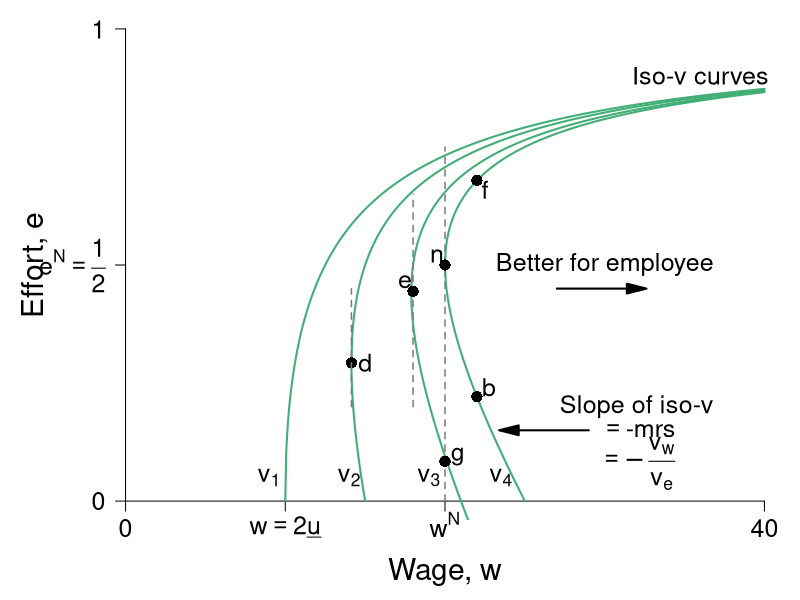

Here is the R script that generated this plot:
require(shape)
pdf(file = "employment/employment_brf_pc_leftpanelv2.pdf", width = 9, height = 7)

#Set parameters for graphics
axislabelsize <- 1.8
labelsize <- 1.5
namesize <- 1.8
annotatesize <- 1.5
graphlinewidth <- 2
segmentlinewidth <- 1.5

COL <- c("#7fc97f", "#beaed4", "#fdc086", "#ffff99", "#386cb0", "#f0027f", "#bf5b17", "#666666")
COLA <- c("#e0f3db", "#99d8c9","#66c2a4","#41ae76", "#238b45", "#005824")
COLB <- c("#c6dbef", "#4eb3d3", "#2b8cbe", "#0868ac","#084081")
COLC <- c("#fcfbfd", "#efedf5", "#dadaeb", "#bcbddc", "#9e9ac8", "#807dba", "#6a51a3", "#54278f", "#3f007d")
grays <- gray.colors(25, start = 1, end = 0)

#The equation is below when v = 0. See Wolfram Alpha output. 
isov <- function(p, delta = 5) {
  (p - delta)/p
}

isovhigh1 <- function(p, delta = 5, v = 5){
  (sqrt(p^2 - 4 * delta * v) - p + 2*v)/( 2 * v )
}

isovlow1 <- function(p, delta = 5, v = 5){
  (-sqrt(p^2 - 4 * delta * v) - p + 2*v)/( 2 * v )
}

isovhigh2 <- function(p, delta = 5, v = 10){
  (sqrt(p^2 - 4 * delta * v) - p + 2*v)/( 2 * v )
}

isovlow2 <- function(p, delta = 5, v = 10){
  (-sqrt(p^2 - 4 * delta * v) - p + 2*v)/( 2 * v )
}

isovhigh3 <- function(p, delta = 5, v = 15){
  (sqrt(p^2 - 4 * delta * v) - p + 2*v)/( 2 * v )
}

isovlow3 <- function(p, delta = 5, v = 15){
  (-sqrt(p^2 - 4 * delta * v) - p + 2*v)/( 2 * v )
}

isovhigh4 <- function(p, delta = 5, v = 15){
  (sqrt(p^2 - 4 * delta * v) - p + 2*v)/( 2 * v )
}

isovlow4 <- function(p, delta = 5, v = 15){
  (-sqrt(p^2 - 4 * delta * v) - p + 2*v)/( 2 * v )
}

brfFn <- function(w, delta = 5) {
  1 - (2*delta) /w
}

#This is evaluated for p = 12; q = 12/(8*sqrt(12^2 - 4*delta1*v1)) - 1/8 for the slope
#At p = 12; q = (-sqrt(12^2 - 4*v1*delta1) - 12 + 2*v1)/(2*v1) = 0.799
tangencyLine <- function(p){
  (p*(0.05))
}



#COL <- c("#bae4b3", "#74c476", "#238b45")
#COL <- c("#f7fcf0", "#e0f3db", "#ccebc5", "#a8ddb5", "#7bccc4", "#4eb3d3", "#2b8cbe", "#08589e")
COL <- c("#f7fcf5", "#e5f5e0", "#c7e9c0", "#a1d99b", "#74c476", "#41ab5d", "#238b45", "#005a32")
par(mar =  c(4, 5, .5, .5))

xlims <- c(0, 40)
ylims <- c(0, 1)

plot(0, 0, xlim = xlims, ylim = ylims, type = "n",
     xlab = "",
     ylab = "",
     xaxt = "n", yaxt = "n", cex.lab = axislabelsize, bty = "n")

mtext(expression(paste("Wage, ", w)), side=1, line = 2.5, cex = axislabelsize)
text(-5.7, ylims[2] - 0.5*(ylims[2] - ylims[1]), expression(paste("Effort, ", e)), xpd = TRUE, cex = axislabelsize, srt = 90) 


npts <- 500 
npts2 <- 501
#Specify the sequences of points for graphing. 
xx0 <- seq(5, xlims[2], length.out = npts)
xx1 <- seq(10, xlims[2], length.out = npts)
xx2 <- seq(xlims[1], 15, length.out = npts)
xx3 <- seq(10, xlims[2], length.out = npts2)
xx4 <- seq(xlims[1], 10, length.out = npts2)
#For below, I solved sqrt(p^2 - 200) - p + 200/p = 0, getting p = 10*sqrt(2) = 14.14214
xx5 <- seq(14.14214, xlims[2], length.out = npts2)
xx6 <- seq(14.14214, 15, length.out = npts2)


xx7 <- seq(17.889, xlims[2], length.out = npts2)
xx8 <- seq(14.5, 22, length.out = npts2)

xx9 <- seq(20, xlims[2], length.out = npts2)
xx10 <- seq(xlims[1], 25, length.out = npts2)

#Customize ticks and labels for the plot
ticksy <- c(0, 0.5, 1)
ylabels <- c(0, expression(paste(e^N == frac(1,2))), 1)
ticksx <- c(0, 10, 20, 40)
xlabels <- c(0, expression(paste(w == 2*underline("u"))), expression(paste(w^N)) , 40)
axis(1, at = ticksx, pos = 0, labels = xlabels, cex.axis = labelsize)
axis(2, at = ticksy, pos = 0, labels = ylabels, las = 1, cex.axis = labelsize)

#Annotation of the three graphs and the NE

# text(3.4, 0.05, expression(paste(v[0] == z)), cex = annotatesize)
text(9.0, 0.05, expression(paste(v[1])), cex = annotatesize)
text(14, 0.05, expression(paste(v[2])), cex = annotatesize)
text(19, 0.05, expression(paste(v[3])), cex = annotatesize)
text(23.5, 0.05, expression(paste(v[4])), cex = annotatesize)
#text(21, 0.48, expression(paste("n")), cex = annotatesize)
#text(33, 0.58, expression(paste("Best-response function")), cex = annotatesize)
text(36, 0.9, expression(paste("Iso-v curves")), cex = annotatesize)

#Lines for the coordinates of the Nash equilbrium
#segments(10, 0, 10, 0.175, lty = 2, col = grays[22], lwd = segmentlinewidth)
#segments(20, 0, 20, ylims[2], lty = 2, col = grays[20], lwd = segmentlinewidth)
#segments(0, 0.5, 20, 0.5, lty = 2, col = grays[20], lwd = segmentlinewidth)
#segments(14.14214, 0.15, 14.14214, 0.45, lty = 2, col = grays[22], lwd = segmentlinewidth)
#segments(17.889, 0.3, 17.889, 0.6, lty = 2, col = grays[22], lwd = segmentlinewidth)

#Draw the lines for the graphs
#lines(xx0, isov(xx0, delta = 5), col = COLA[4], lwd = graphlinewidth)
#lines(xx1, brfFn(xx1), col = COLA[5], lwd = graphlinewidth)
#lines(xx2, tangencyLine(xx2), col = "darkgrey", lwd = segmentlinewidth, lty = 2)
lines(xx3, isovhigh1(xx3, v = 5, delta = 5), col = COLA[4], lwd = graphlinewidth)
lines(xx4, isovlow1(xx4, v = 5, delta = 5), col = COLA[4], lwd = graphlinewidth)
lines(xx5, isovhigh2(xx5, v = 10, delta = 5), col = COLA[4], lwd = graphlinewidth)
lines(xx6, isovlow2(xx6, v = 10, delta = 5), col = COLA[4], lwd = graphlinewidth)
lines(xx7, isovhigh3(xx7, v = 16, delta = 5), col = COLA[4], lwd = graphlinewidth)
lines(xx8, isovlow3(xx8, v = 16, delta = 5), col = COLA[4], lwd = graphlinewidth)
lines(xx9, isovhigh4(xx9, v = 20, delta = 5), col = COLA[4], lwd = graphlinewidth)
lines(xx10, isovlow4(xx10, v = 20, delta = 5), col = COLA[4], lwd = graphlinewidth)

#Lines for the coordinates of the Nash equilbrium
#segments(5, 0, 5, 1, lty = 2, col = "darkgray", lwd = 3)
#segments(10, 0, 10, 0.2, lty = 2, col = grays[20], lwd = segmentlinewidth)
segments(20, 0, 20, 0.75, lty = 2, col = grays[20], lwd = segmentlinewidth)
#segments(0, 0.5, 20, 0.5, lty = 2, col = grays[20], lwd = segmentlinewidth)
#segments(14.14214, 0.15, 14.14214, 0.45, lty = 2, col = "darkgray", lwd = 3)
text(19.5, 0.52, expression(n), cex = labelsize)
#text(27, 0.48, expression(paste("Incomplete contract")), cex = labelsize)
#text(27, 0.43, expression(paste("Nash equilibrium")), cex = labelsize)
points(14.14214, 0.2928934, pch = 16, col = "black", cex = 1.5)
text(15, 0.2928934, expression(paste("d")), cex = annotatesize)
segments(14.14214, 0.2, 14.14214, 0.45, lty = 2, col = grays[20], lwd = segmentlinewidth)

Arrows(27, 0.45, 32, 0.45,  col = "black", lty = 1, lwd = 2, arr.type = "triangle")
text(30, 0.5, expression(paste("Better for employee")), cex = annotatesize)

#Arrows and slope of iso-v label
Arrows(29, 0.15, 24, 0.15,  col = "black", lty = 1, lwd = 2, arr.type = "triangle")
text(32, 0.2, expression(paste("Slope of iso-v")), cex = labelsize)
text(32.3, 0.15, expression(paste(phantom() == "-mrs ")), cex = labelsize)
text(32, 0.08, expression(paste(phantom() == -frac(v[w], v[e]))),cex = labelsize)



#Add a point for the NE
points(20, 0.5, pch = 16, col = "black", cex = 1.5)


segments(18, 0.2, 18, 0.65, lty = 2, col = grays[20], lwd = segmentlinewidth)
#segments(0, brfFn(w = 18.4), 18.4, brfFn(w = 18.4), lty = 2, col = grays[20], lwd = segmentlinewidth)
points(18, brfFn(w = 18), pch = 16, col = "black", cex = 1.5)
text(17.5, brfFn(18) + 0.02, expression(e), cex = labelsize)



#Add a point for h
#Figure out q for p = 14.14214: q = 1 - 2delta/p = 1 - (2*5)/14.14214 =  0.2928934
points(20, 0.0839422, pch = 16, col = "black", cex = 1.5)
text(20.8, 0.0939422, expression(g), cex = labelsize)

points(22, isovhigh3(22, v = 20, delta = 5), pch = 16, col = "black", cex = 1.5)
text(22 + 0.5, isovhigh3(22, v = 20, delta = 5) - 0.02, expression(f),cex = labelsize)
points(22, isovlow3(22, v = 20, delta = 5), pch = 16, col = "black", cex = 1.5)
text(22 + 0.75, isovlow3(22, v = 20, delta = 5) + 0.02, expression(b),cex = labelsize)


dev.off()
